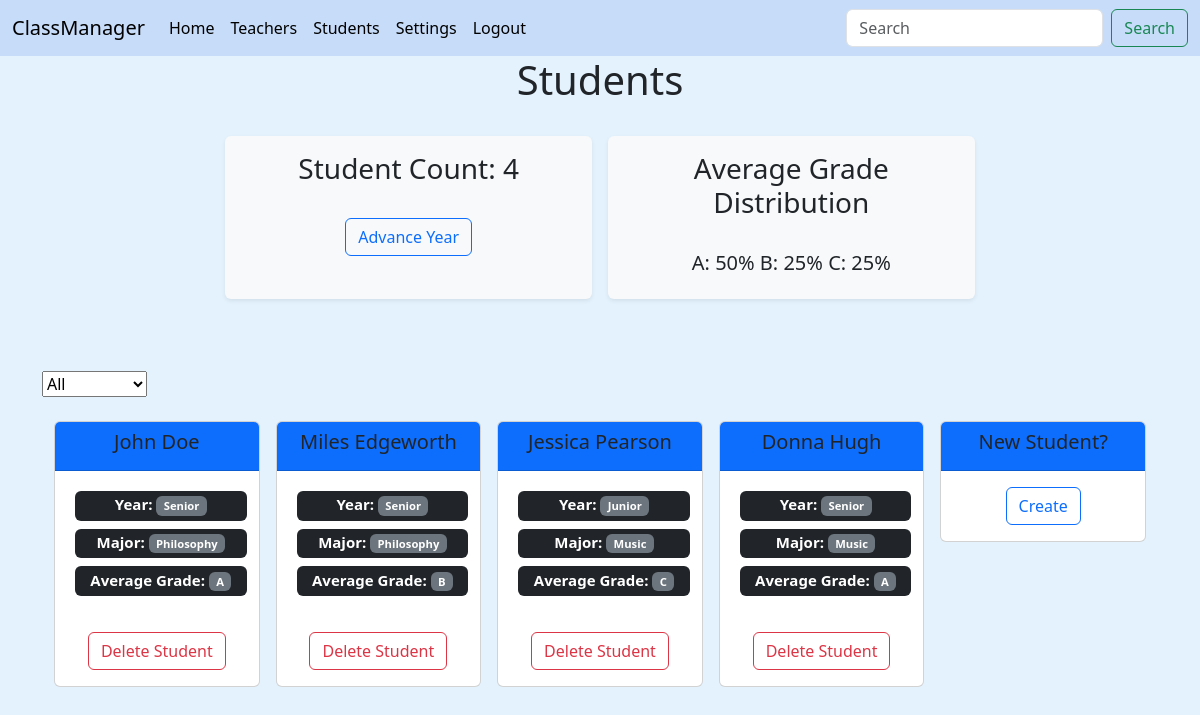
Before: /all_students/ (signed in) with the older database file.
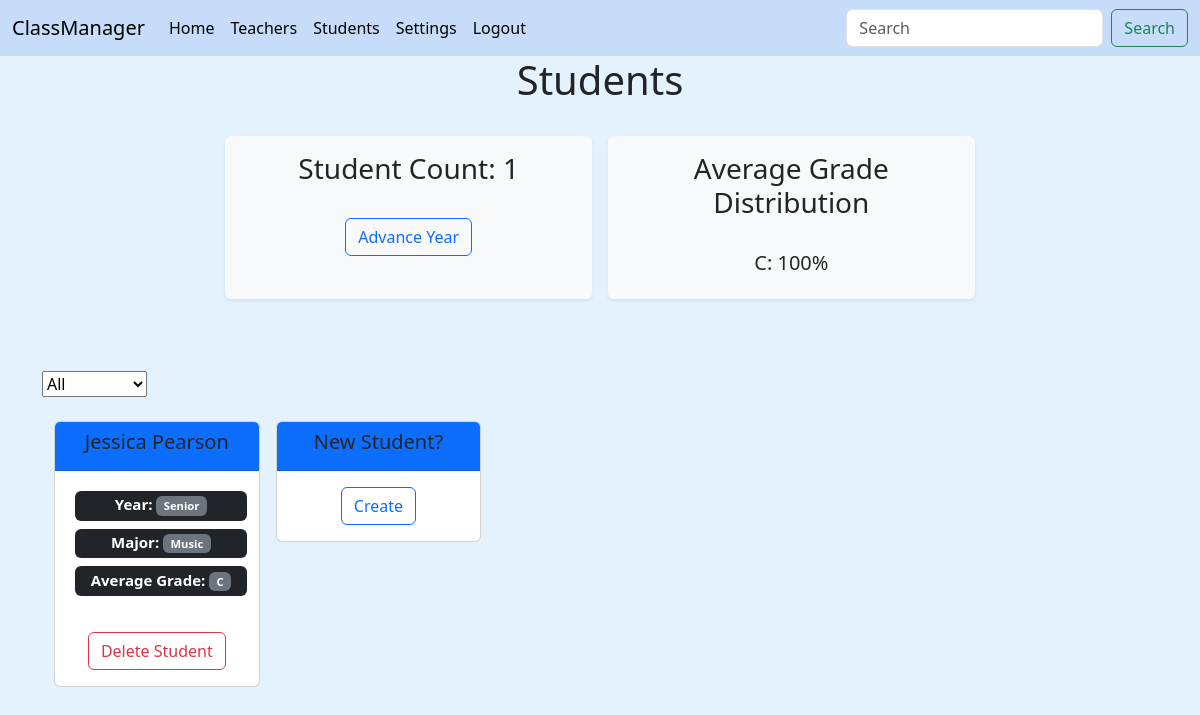
After: the same page with the newer database file.
### main/models.py (models this page shows, shortened)
class Student(models.Model):
    user = models.ForeignKey(User, on_delete=models.DO_NOTHING, blank=True, null=True)
    first_name = models.CharField(max_length=50)
    last_name = models.CharField(max_length=50)
    major = models.ForeignKey(Subject, on_delete=models.CASCADE, blank=True, null=True)
    year = models.IntegerField(validators=[MinValueValidator(0), MaxValueValidator(4)], blank=True, null=True)
    average_grade = models.CharField(max_length=1)
    def __str__(self):
        return (
                f"{self.first_name+' '+self.last_name}"
        )
    def getYear(self):
        if self.year == 1:
            return 'Freshman'
        elif self.year == 2:
            return 'Sophomore'
        elif self.year == 3:
            return 'Junior'
        else:
            return 'Senior'

class Subject(models.Model):
    user = models.ForeignKey(User, on_delete=models.DO_NOTHING, blank=True, null=True)
    name = models.CharField(max_length=60, unique=True)
    def __str__(self):
        return (
                f"{self.name}"
        )

### main/views.py (the view, shortened to what this page needs)
# urls.py: path('all_students/', views.all_students, name='all_students'),
@login_required(login_url="main:login_view")
def all_students(request):
    user = request.user
    subjects = Subject.objects.filter(user_id=user.id)
    students = Student.objects.filter(user_id=user.id)
    studentForm = StudentForm()
    filter = request.GET.get('filter') if bool(request.GET.get('filter', False)) else None
    gradeDist = computeAvgGradeDist(students)
    return render(request, "main/all_students.html", {
        'students': students,
        'subjects': subjects,
        'filter': filter,
        'distribution': gradeDist,
        'form': studentForm
    })

### main/forms.py
class StudentForm(forms.ModelForm):
    class Meta:
        model = Student
        fields = '__all__'
        exclude = ['user', 'major']

### main/gameFunctions.py (called while the page is built)
def computeAvgGradeDist(set):
    gradeDist = {}
    for x in set:
        if x.average_grade not in gradeDist:
            gradeDist.update({x.average_grade : 1})
        else:
            gradeDist.update({x.average_grade : gradeDist.get(x.average_grade)+1})
    for grade, amt in gradeDist.items():
        gradeDist.update({grade : int((amt/len(set))*100)})
    return gradeDist

### main/models.py (called while the page is built)
    def __str__(self):
        return (
                f"{self.first_name+' '+self.last_name}"
        )

    def __str__(self):
        return (
                f"{self.name}"
        )

### main/templates/main/all_students.html (shortened to what this page needs)
{% extends "main/base.html" %}
{% block content %}
{% if request.user.is_authenticated %}
<h1>
  <center>Students</center>
</h1>
<br>
<div class="container text-center">
  <div class="row g-2 justify-content-center">
    <div class="col-4 m-2 shadow-sm p-3 mb-5 bg-body-tertiary rounded bg-light">
      <h3>Student Count: {{students.count}}</h3>
      <br>
      <a href="{% url 'main:nextYear' %}"><button type="button" class="btn btn-outline-primary">Advance Year</button></a>
    </div>
    <div class="col-4 m-2 shadow-sm p-3 mb-5 bg-body-tertiary rounded bg-light align-items-center justify-content-center">
      <h3>Average Grade Distribution</h3>
      <br />
      <h5>{% for grade, percentage in distribution.items %} {{grade}}: {{percentage}}% {% endfor %}</h5>
    </div>
  </div>
</div>
<br />
<form action="" id="filter">
  <select name="filter">
    <option value="all">All</option>
  </select>
</form>
<br>
<div id="student-container" class="container overflow-hidden text-center">
  <div class="row row-cols-2 row-cols-lg-5 g-2 g-lg-3">
    {% for student in students %}
    <div class="col-2">
      <div id="{{student.id}}" class="card mb-3" style="max-width: 18rem;">
        <div class="card-header bg-primary">
          <h5><a class="title-header link-dark bg-primary fw-medium" href="{% url 'main:student' student.id %}">{{student|title}}</a></h5>
        </div>
        <div class="card-body">
          <h5 class="card-title">
            <span style="width: 100%;" class="m-1 badge bg-dark">Year: <span class="badge bg-secondary"> {{ student.getYear }}</span></span>
              <br />
              <span style="width: 100%;" class="m-1 badge bg-dark">Major: <span class="badge bg-secondary"> {{ student.major }}</span></span>
              <br />
              <span style="width: 100%;" class="m-1 badge bg-dark">Average Grade: <span class="badge bg-secondary"> {{ student.average_grade }}</span></span>
          </h5>
          <br>
          <a href="{% url 'main:delete' student.id 'student' %}">
            <button type="button" class="btn btn-outline-danger">Delete Student</button>
          </a>
        </div>
      </div>
    </div>
    {% endfor %}
    <div id="start_create_student" class="col-2">
      <div class="card mb-3" style="max-width: 18rem">
        <div class="card-header bg-primary">
          <h5 class="text-dark bg-primary fw-medium">New Student?</h5>
        </div>
        <div class="card-body">
          <button class="toggler btn btn-outline-primary" id="student">Create</button>
        </div>
      </div>
    </div>
  </div>
</div>
{% endif %}
{% endblock %}

### main/templates/main/base.html (shortened to what this page needs)
<!DOCTYPE html>
<html>
<head>
  <link rel="stylesheet" href="https://cdn.jsdelivr.net/npm/bootstrap-icons@1.10.5/font/bootstrap-icons.css">
  {% load bootstrap5 %} {% bootstrap_css %} {% bootstrap_javascript %}
</head>
<body style="background-color: #e3f2fd;">
  <nav class="navbar navbar-expand-lg" style="background-color: #c7dcf8;">
    <div class="container-fluid">
      <a class="navbar-brand" href="{% url 'main:home' %}">ClassManager</a>
      <div class="collapse navbar-collapse" id="navbarSupportedContent">
        {% if request.user.is_authenticated %}
        <ul class="navbar-nav me-auto mb-2 mb-lg-0">
          <li class="nav-item">
            <a class="nav-link active" aria-current="page" href="{% url 'main:home' %}">Home</a>
          </li>
          <li class="nav-item">
            <a class="nav-link active" aria-current="page" href="{% url 'main:all_teachers' %}">Teachers</a>
          </li>
          <li class="nav-item">
            <a class="nav-link active" aria-current="page" href="{% url 'main:all_students' %}">Students</a>
          </li>
          <li class="nav-item">
            <a class="nav-link active" aria-current="page" href="">Settings</a>
          </li>
          <li class="nav-item">
            <a class="nav-link active" aria-current="page" href="{% url 'main:logout_view' %}">Logout</a>
          </li>
        </ul>
        <form class="d-flex" role="search" action="{% url 'main:search' %}">
          <input name="q" class="form-control me-2" type="search" placeholder="Search" aria-label="Search"
            list="findList">
          <button class="btn btn-outline-success" type="submit">Search</button>
        </form>
        {% endif %}
      </div>
    </div>
  </nav>
  <div class="container">
     {% block content %}{% endblock %}
  </div>
</body>
</html>

### main/templates/main/base.html (style rules this page uses)
.title-header { text-decoration:none; }

Changed rows visible on the page:
removed Student: {{ student.id }} 1 (drawn), first_name+last_name "John Doe", getYear "Senior", major "Philosophy", average_grade "A"
removed Student: first_name+last_name "Miles Edgeworth", getYear "Senior", major "Philosophy", average_grade "B"
removed Student: first_name+last_name "Donna Hugh", getYear "Senior", major "Music", average_grade "A"
changed Student "Jessica Pearson": getYear "Junior" → "Senior"
Other visible differences:
{{ students.count }}: "4" → "1"
new list line: "C : 100 %"
list line gone: "A : 50 %"
list line gone: "B : 25 %"
list line gone: "C : 25 %"
